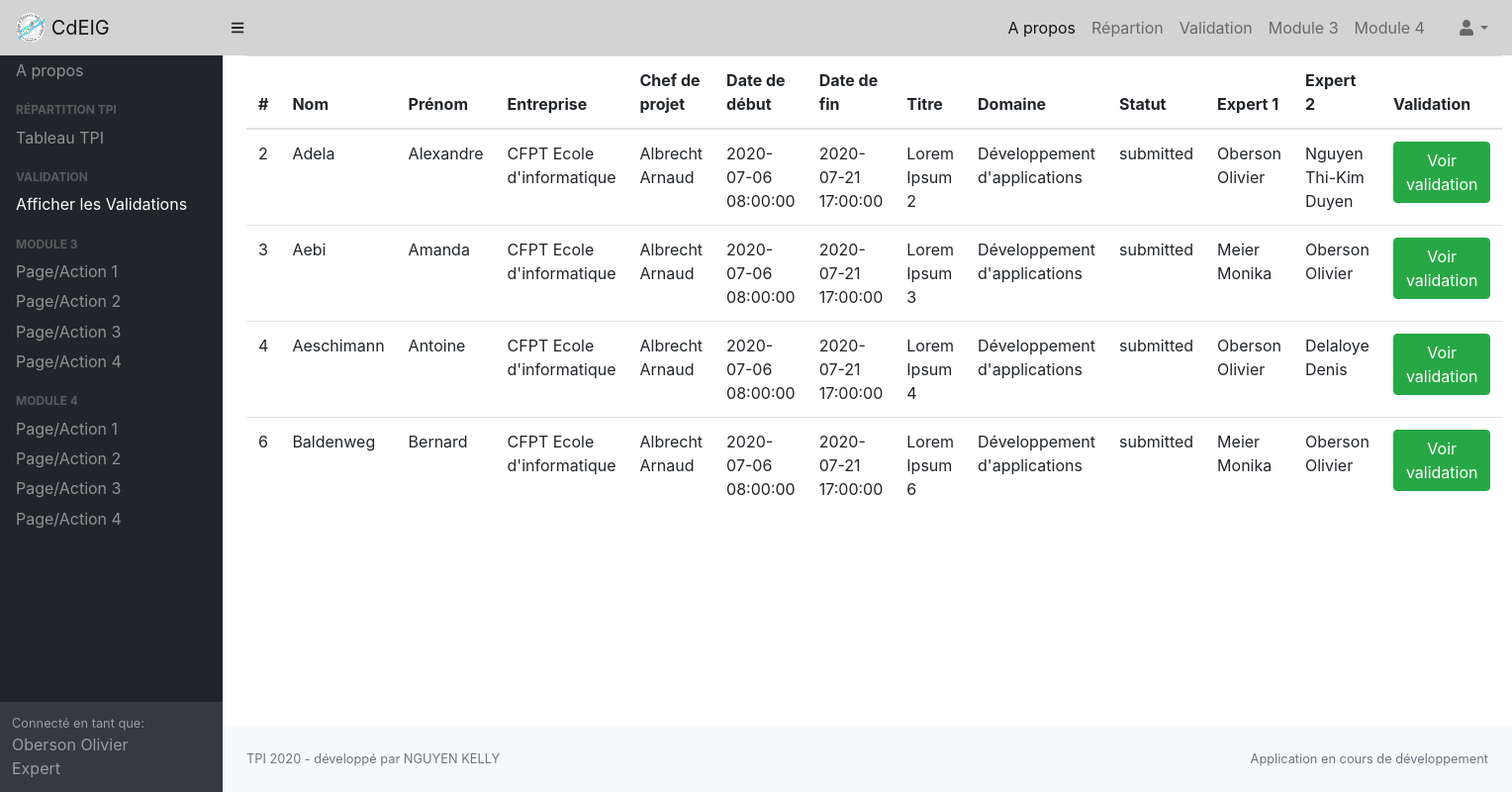
The page /?action=displayValidationTPI (signed in) on the database its author committed.
### tables this page shows
CREATE TABLE `tpis` (
  `tpiID` int(10) UNSIGNED NOT NULL,
  `year` int(4) UNSIGNED NOT NULL,
  `userCandidateID` int(10) UNSIGNED NOT NULL,
  `userManagerID` int(10) UNSIGNED NOT NULL,
  `userExpert1ID` int(10) UNSIGNED DEFAULT NULL,
  `userExpert2ID` int(10) UNSIGNED DEFAULT NULL,
  `tpiStatus` enum('draft','submitted','valid') NOT NULL,
  `title` varchar(200) DEFAULT NULL,
  `cfcDomain` varchar(100) DEFAULT NULL,
  `abstract` text DEFAULT NULL,
  `sessionStart` datetime DEFAULT NULL,
  `sessionEnd` datetime DEFAULT NULL,
  `presentationDate` datetime DEFAULT NULL,
  `workplace` varchar(200) DEFAULT NULL,
  `description` longtext DEFAULT NULL COMMENT 'rich text\n',
  `submissionDate` datetime DEFAULT NULL,
  `pdfPath` varchar(100) DEFAULT NULL
);

CREATE TABLE `users` (
  `userID` int(10) UNSIGNED NOT NULL,
  `lastName` varchar(100) NOT NULL,
  `firstName` varchar(100) NOT NULL,
  `companyName` varchar(100) DEFAULT NULL,
  `address` text DEFAULT NULL,
  `email` varchar(100) NOT NULL,
  `phone` varchar(20) DEFAULT NULL,
  `pwdHash` varchar(100) NOT NULL,
  `pwdSalt` varchar(100) NOT NULL
);

### controller/displayValidationTPI.php (called while the page is built)
<?php
require_once 'model/crudTPIS.php';
require_once 'model/displayTPIValidation.php';
require_once 'view/validateTPIs.php';

### model/crudTPIS.php (called while the page is built, shortened)
<?php
function getTPIsOfExpert($idUser){
    $tpi = getConnexion();
    $sql = "SELECT tpiID, year, tpiStatus, title, cfcDomain, sessionStart, sessionEnd, presentationDate, workplace, userCandidateID, userManagerID, userExpert1ID, userExpert2ID, pdfPath, uc.LastName AS candidateLastName, uc.FirstName AS candidateFirstName, um.LastName AS managerLastName, um.FirstName AS managerFirstName, ue1.LastName AS expert1LastName, ue1.FirstName AS expert1FirstName, ue2.LastName AS expert2LastName, ue2.FirstName AS expert2FirstName, tpiStatus, submissionDate, uc.companyName FROM tpis LEFT JOIN users AS uc ON userCandidateID = uc.userID LEFT JOIN users AS um ON userManagerID = um.userID LEFT JOIN users AS ue1 ON userExpert1ID = ue1.userID LEFT JOIN users AS ue2 ON userExpert2ID = ue2.userID WHERE userExpert1ID = :idUser OR userExpert2ID = :idUser";
    $req = $tpi->prepare($sql);
    $req->bindParam(':idUser', $idUser, PDO::PARAM_INT);
    $req->execute();
    return $res = $req->fetchAll(PDO::FETCH_ASSOC);
}

### model/displayTPIValidation.php (the view, shortened to what this page needs)
<?php
$tabValidation = '';
$tab = <<<TABVALIDATION
<table class="table">
    <thead>
        <tr>
            <th scope="col">#</th>
            <th scope="col">Nom</th>
            <th scope="col">Prénom</th>
            <th scope="col">Entreprise</th>
            <th scope="col">Chef de projet</th>
            <th scope="col">Date de début</th>
            <th scope="col">Date de fin</th>
            <th scope="col">Titre</th>
            <th scope="col">Domaine</th>
            <th scope="col">Statut</th>
            <th scope="col">Expert 1</th>
            <th scope="col">Expert 2</th>
            <th scope="col">Validation</th>
        </tr>
    </thead>
    <tbody>
TABVALIDATION;
if (in_array('Expert', $_SESSION['roles'][0])) {
    $tabValidation = getTPIsOfExpert($_SESSION['id']);
}
foreach ($tabValidation as $value) {
    if ($value['tpiStatus'] != 'valid') {
        $tab .= '<tr>';
        $tab .= '<td>'. $value['tpiID'] .'</td>';
        $tab .= '<td>'. $value['candidateLastName'] .'</td>';
        $tab .= '<td>'. $value['candidateFirstName'] .'</td>';
        $tab .= '<td>'. $value['companyName'] .'</td>';
        $tab .= '<td>'. $value['managerLastName'] . ' ' . $value['managerFirstName'] .'</td>';
        $tab .= '<td>'. $value['sessionStart'] .'</td>';
        $tab .= '<td>'. $value['sessionEnd'] .'</td>';
        $tab .= '<td>'. $value['title'] .'</td>';
        $tab .= '<td>'. $value['cfcDomain'] .'</td>';
        $tab .= '<td>'. $value['tpiStatus'] .'</td>';
        $tab .= '<td>'. $value['expert1LastName'] . ' ' . $value['expert1FirstName'] .'</td>';
        $tab .= '<td>'. $value['expert2LastName'] . ' ' . $value['expert2FirstName'] .'</td>';
        if (!in_array('Candidate', $_SESSION['roles'][0])){
            if ($value['userExpert1ID'] == $_SESSION['id']) {
                $tab .= '<td><a href="?action=checkValidation&tpiID=' . $value['tpiID'] . '&expert=1"><button class="btn btn-success">Voir validation</button></a></td>';
            } elseif ($value['userExpert2ID'] == $_SESSION['id']){
                $tab .= '<td><a href="?action=checkValidation&tpiID=' . $value['tpiID'] . '&expert=2"><button class="btn btn-success">Voir validation</button></a></td>';
            } else{
                $tab .= '<td><a href="?action=checkValidation&tpiID=' . $value['tpiID'] . '"><button class="btn btn-success">Voir validation</button></a></td>';
            }
        }
        $tab .= '</tr>';
    }
}
$tab .= '</tbody></table>';

### rows shown on the page
tpis: tpiID "2", userCandidateID.lastName "Adela", userCandidateID.firstName "Alexandre", userCandidateID.companyName "CFPT Ecole d'informatique", userManagerID.lastName "Albrecht", userManagerID.firstName "Arnaud", sessionStart "2020-07-06 08:00:00", sessionEnd "2020-07-21 17:00:00", title "Lorem Ipsum 2", cfcDomain "Développement d'applications", tpiStatus "submitted", userExpert1ID.lastName "Oberson", userExpert1ID.firstName "Olivier", userExpert2ID.lastName "Nguyen", userExpert2ID.firstName "Thi-Kim Duyen"
tpis: tpiID "3", userCandidateID.lastName "Aebi", userCandidateID.firstName "Amanda", userCandidateID.companyName "CFPT Ecole d'informatique", userManagerID.lastName "Albrecht", userManagerID.firstName "Arnaud", sessionStart "2020-07-06 08:00:00", sessionEnd "2020-07-21 17:00:00", title "Lorem Ipsum 3", cfcDomain "Développement d'applications", tpiStatus "submitted", userExpert1ID.lastName "Meier", userExpert1ID.firstName "Monika", userExpert2ID.lastName "Oberson", userExpert2ID.firstName "Olivier"
tpis: tpiID "4", userCandidateID.lastName "Aeschimann", userCandidateID.firstName "Antoine", userCandidateID.companyName "CFPT Ecole d'informatique", userManagerID.lastName "Albrecht", userManagerID.firstName "Arnaud", sessionStart "2020-07-06 08:00:00", sessionEnd "2020-07-21 17:00:00", title "Lorem Ipsum 4", cfcDomain "Développement d'applications", tpiStatus "submitted", userExpert1ID.lastName "Oberson", userExpert1ID.firstName "Olivier", userExpert2ID.lastName "Delaloye", userExpert2ID.firstName "Denis"
tpis: tpiID "6", userCandidateID.lastName "Baldenweg", userCandidateID.firstName "Bernard", userCandidateID.companyName "CFPT Ecole d'informatique", userManagerID.lastName "Albrecht", userManagerID.firstName "Arnaud", sessionStart "2020-07-06 08:00:00", sessionEnd "2020-07-21 17:00:00", title "Lorem Ipsum 6", cfcDomain "Développement d'applications", tpiStatus "submitted", userExpert1ID.lastName "Meier", userExpert1ID.firstName "Monika", userExpert2ID.lastName "Oberson", userExpert2ID.firstName "Olivier"

### other values the page prints
$value "Tableau TPI"
$value "Afficher les Validations"
$_SESSION['name'] "Oberson Olivier"
$r "Expert"
